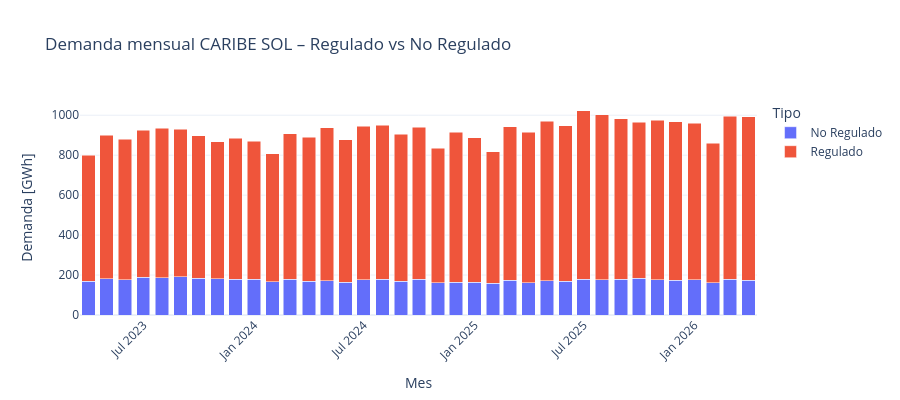

The notebook cell this image was saved under:
### Markdown cell above
---
## Sección 5 – Análisis
### OR

En el mercado colombiano de energía:

- **OR (Operador de Red)**: gestiona la red de distribución en su zona.
- **Mercado Regulado**: usuarios residenciales y pequeñas empresas atendidos por el comercializador integrado al OR.
- **Mercado No Regulado**: grandes usuarios (≥ 0.1 MW) que eligieron libremente su comercializador.

La demanda **total del OR** = Regulado + No Regulado, pues toda la energía fluye por su red.

### Code cell
# Filtrar datos del OR
df_OR = df_demanda[df_demanda["MercadoComercializacion"] == MC_ANALISIS].copy()

print(f"Registros OR: {len(df_OR):,}")
print(f"OR   : {df_OR['codOperadorRed'].unique()}")
print(f"Tipos de mercado: {df_OR['TipoMercado'].unique()}")

# Demanda mensual desagregada por tipo
dem_OR_mensual = (
    df_OR
    .assign(
        AñoMes=df_OR["FechaOperacion"].dt.to_period("M").astype(str)
    )
    .groupby(["AñoMes", "TipoMercado"])["DemandaComercial"]
    .sum()
    .div(1e6)
    .reset_index()
    .rename(columns={"DemandaComercial": "DemandaTotal_GWh"})
)

fig = px.bar(
    dem_OR_mensual,
    x="AñoMes",
    y="DemandaTotal_GWh",
    color="TipoMercado",
    barmode="stack",
    title=f"Demanda mensual {MC_ANALISIS} – Regulado vs No Regulado",
    labels={"AñoMes": "Mes", "DemandaTotal_GWh": "Demanda [GWh]", "TipoMercado": "Tipo"},
)
fig.update_layout(template="plotly_white", height=400, xaxis_tickangle=-45)
fig.show()

### Figure 1 — Plotly figure (JSON) as saved in the notebook; plotly's stock layout.template omitted (floating-point values rounded to 4 significant figures)
{"data": [{"hovertemplate": "Tipo=No Regulado<br>Mes=%{x}<br>Demanda [GWh]=%{y}<extra></extra>", "legendgroup": "No Regulado", "marker": {"color": "#636efa", "pattern": {"shape": ""}}, "name": "No Regulado", "orientation": "v", "showlegend": true, "textposition": "auto", "type": "bar", "x": ["2023-04", "2023-05", "2023-06", "2023-07", "2023-08", "2023-09", "2023-10", "2023-11", "2023-12", "2024-01", "2024-02", "2024-03", "2024-04", "2024-05", "2024-06", "2024-07", "2024-08", "2024-09", "2024-10", "2024-11", "2024-12", "2025-01", "2025-02", "2025-03", "2025-04", "2025-05", "2025-06", "2025-07", "2025-08", "2025-09", "2025-10", "2025-11", "2025-12", "2026-01", "2026-02", "2026-03", "2026-04"], "xaxis": "x", "y": [167.8, 180.3, 175.6, 190.3, 186.0, 191.3, 183.3, 180.3, 180.2, 179.6, 165.8, 178.8, 168.1, 172.3, 163.8, 176.9, 178.0, 169.1, 179.5, 162.6, 163.8, 165.1, 157.9, 174.5, 162.6, 171.8, 169.6, 179.8, 177.6, 178.1, 183.2, 177.6, 175.1, 175.9, 161.6, 179.8, 174.9], "yaxis": "y"}, {"hovertemplate": "Tipo=Regulado<br>Mes=%{x}<br>Demanda [GWh]=%{y}<extra></extra>", "legendgroup": "Regulado", "marker": {"color": "#EF553B", "pattern": {"shape": ""}}, "name": "Regulado", "orientation": "v", "showlegend": true, "textposition": "auto", "type": "bar", "x": ["2023-04", "2023-05", "2023-06", "2023-07", "2023-08", "2023-09", "2023-10", "2023-11", "2023-12", "2024-01", "2024-02", "2024-03", "2024-04", "2024-05", "2024-06", "2024-07", "2024-08", "2024-09", "2024-10", "2024-11", "2024-12", "2025-01", "2025-02", "2025-03", "2025-04", "2025-05", "2025-06", "2025-07", "2025-08", "2025-09", "2025-10", "2025-11", "2025-12", "2026-01", "2026-02", "2026-03", "2026-04"], "xaxis": "x", "y": [633.1, 718.7, 705.4, 734.3, 750.0, 737.5, 712.9, 687.0, 703.9, 691.2, 641.9, 728.5, 721.3, 764.6, 713.3, 768.9, 773.1, 736.3, 761.2, 671.9, 750.8, 721.8, 660.0, 768.9, 752.9, 799.3, 777.3, 842.7, 825.6, 805.1, 782.7, 798.3, 792.3, 783.4, 697.0, 815.4, 817.9], "yaxis": "y"}], "layout": {"barmode": "stack", "height": 400, "legend": {"title": {"text": "Tipo"}, "tracegroupgap": 0}, "title": {"text": "Demanda mensual CARIBE SOL – Regulado vs No Regulado"}, "xaxis": {"anchor": "y", "domain": [0, 1], "tickangle": -45, "title": {"text": "Mes"}}, "yaxis": {"anchor": "x", "domain": [0, 1], "title": {"text": "Demanda [GWh]"}}}}
